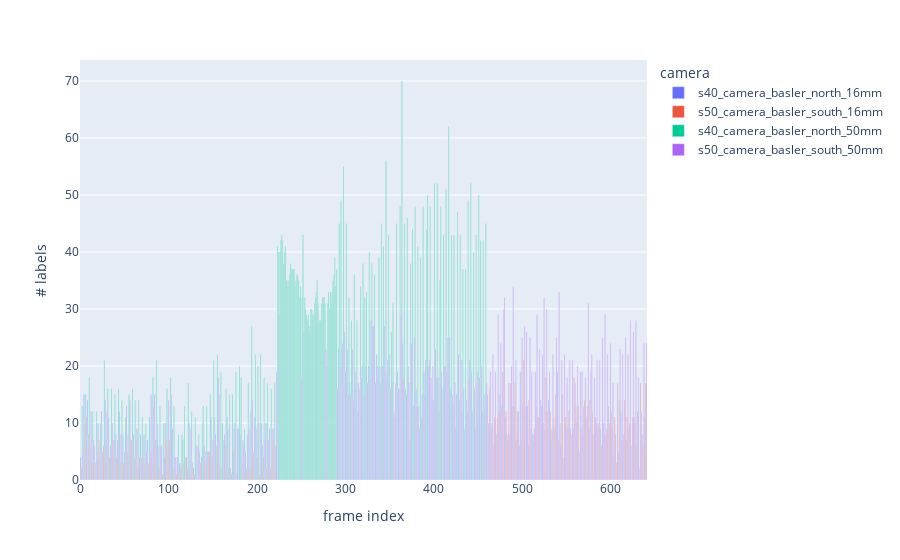

This figure's notebook cell:
### Code cell
# Number of labeled vehicles per frame.

frames_df = pd.DataFrame(
    {
        'labels': labels_df.frame.value_counts().sort_index(),
        'camera': labels_df.camera.groupby(labels_df.frame).first(),
    }
)

px.bar(
    frames_df,
    y='labels',
    color='camera',
    hover_data=['camera'],
    labels={'index': 'frame index', 'labels': '# labels'},
)

### Figure 1 — Plotly figure (JSON) as saved in the notebook; plotly's stock layout.template omitted (floating-point values rounded to 4 significant figures; data arrays with more than 128 entries replaced by an {"elided": "..."} marker saying what was removed)
{"data": [{"alignmentgroup": "True", "customdata": {"elided": "174x1 str values"}, "hovertemplate": "camera=%{customdata[0]}<br>frame index=%{x}<br># labels=%{y}<extra></extra>", "legendgroup": "s40_camera_basler_north_16mm", "marker": {"color": "#636efa", "pattern": {"shape": ""}}, "name": "s40_camera_basler_north_16mm", "offsetgroup": "s40_camera_basler_north_16mm", "orientation": "v", "showlegend": true, "textposition": "auto", "type": "bar", "x": {"elided": "174 int values"}, "xaxis": "x", "y": {"elided": "174 int values"}, "yaxis": "y"}, {"alignmentgroup": "True", "customdata": [["s50_camera_basler_south_16mm"], ["s50_camera_basler_south_16mm"], ["s50_camera_basler_south_16mm"], ["s50_camera_basler_south_16mm"], ["s50_camera_basler_south_16mm"], ["s50_camera_basler_south_16mm"], ["s50_camera_basler_south_16mm"], ["s50_camera_basler_south_16mm"], ["s50_camera_basler_south_16mm"], ["s50_camera_basler_south_16mm"], ["s50_camera_basler_south_16mm"], ["s50_camera_basler_south_16mm"], ["s50_camera_basler_south_16mm"], ["s50_camera_basler_south_16mm"], ["s50_camera_basler_south_16mm"], ["s50_camera_basler_south_16mm"], ["s50_camera_basler_south_16mm"], ["s50_camera_basler_south_16mm"], ["s50_camera_basler_south_16mm"], ["s50_camera_basler_south_16mm"], ["s50_camera_basler_south_16mm"], ["s50_camera_basler_south_16mm"], ["s50_camera_basler_south_16mm"], ["s50_camera_basler_south_16mm"], ["s50_camera_basler_south_16mm"], ["s50_camera_basler_south_16mm"], ["s50_camera_basler_south_16mm"], ["s50_camera_basler_south_16mm"], ["s50_camera_basler_south_16mm"], ["s50_camera_basler_south_16mm"], ["s50_camera_basler_south_16mm"], ["s50_camera_basler_south_16mm"], ["s50_camera_basler_south_16mm"], ["s50_camera_basler_south_16mm"], ["s50_camera_basler_south_16mm"], ["s50_camera_basler_south_16mm"], ["s50_camera_basler_south_16mm"], ["s50_camera_basler_south_16mm"], ["s50_camera_basler_south_16mm"], ["s50_camera_basler_south_16mm"], ["s50_camera_basler_south_16mm"], ["s50_camera_basler_south_16mm"], ["s50_camera_basler_south_16mm"], ["s50_camera_basler_south_16mm"], ["s50_camera_basler_south_16mm"], ["s50_camera_basler_south_16mm"], ["s50_camera_basler_south_16mm"], ["s50_camera_basler_south_16mm"], ["s50_camera_basler_south_16mm"], ["s50_camera_basler_south_16mm"], ["s50_camera_basler_south_16mm"], ["s50_camera_basler_south_16mm"], ["s50_camera_basler_south_16mm"], ["s50_camera_basler_south_16mm"], ["s50_camera_basler_south_16mm"], ["s50_camera_basler_south_16mm"], ["s50_camera_basler_south_16mm"], ["s50_camera_basler_south_16mm"], ["s50_camera_basler_south_16mm"], ["s50_camera_basler_south_16mm"], ["s50_camera_basler_south_16mm"], ["s50_camera_basler_south_16mm"], ["s50_camera_basler_south_16mm"], ["s50_camera_basler_south_16mm"], ["s50_camera_basler_south_16mm"], ["s50_camera_basler_south_16mm"], ["s50_camera_basler_south_16mm"], ["s50_camera_basler_south_16mm"], ["s50_camera_basler_south_16mm"], ["s50_camera_basler_south_16mm"], ["s50_camera_basler_south_16mm"], ["s50_camera_basler_south_16mm"], ["s50_camera_basler_south_16mm"], ["s50_camera_basler_south_16mm"], ["s50_camera_basler_south_16mm"], ["s50_camera_basler_south_16mm"], ["s50_camera_basler_south_16mm"], ["s50_camera_basler_south_16mm"], ["s50_camera_basler_south_16mm"], ["s50_camera_basler_south_16mm"], ["s50_camera_basler_south_16mm"], ["s50_camera_basler_south_16mm"], ["s50_camera_basler_south_16mm"], ["s50_camera_basler_south_16mm"], ["s50_camera_basler_south_16mm"], ["s50_camera_basler_south_16mm"], ["s50_camera_basler_south_16mm"], ["s50_camera_basler_south_16mm"], ["s50_camera_basler_south_16mm"], ["s50_camera_basler_south_16mm"], ["s50_camera_basler_south_16mm"], ["s50_camera_basler_south_16mm"], ["s50_camera_basler_south_16mm"], ["s50_camera_basler_south_16mm"], ["s50_camera_basler_south_16mm"], ["s50_camera_basler_south_16mm"], ["s50_camera_basler_south_16mm"], ["s50_camera_basler_south_16mm"], ["s50_camera_basler_south_16mm"], ["s50_camera_basler_south_16mm"], ["s50_camera_basler_south_16mm"], ["s50_camera_basler_south_16mm"], ["s50_camera_basler_south_16mm"], ["s50_camera_basler_south_16mm"], ["s50_camera_basler_south_16mm"], ["s50_camera_basler_south_16mm"], ["s50_camera_basler_south_16mm"], ["s50_camera_basler_south_16mm"], ["s50_camera_basler_south_16mm"], ["s50_camera_basler_south_16mm"], ["s50_camera_basler_south_16mm"], ["s50_camera_basler_south_16mm"], ["s50_camera_basler_south_16mm"], ["s50_camera_basler_south_16mm"]], "hovertemplate": "camera=%{customdata[0]}<br>frame index=%{x}<br># labels=%{y}<extra></extra>", "legendgroup": "s50_camera_basler_south_16mm", "marker": {"color": "#EF553B", "pattern": {"shape": ""}}, "name": "s50_camera_basler_south_16mm", "offsetgroup": "s50_camera_basler_south_16mm", "orientation": "v", "showlegend": true, "textposition": "auto", "type": "bar", "x": [1, 5, 9, 13, 17, 21, 25, 29, 33, 37, 41, 45, 49, 53, 57, 61, 65, 69, 73, 77, 81, 85, 89, 93, 97, 101, 105, 109, 113, 117, 120, 124, 128, 136, 141, 145, 149, 154, 158, 160, 164, 168, 173, 177, 183, 188, 192, 196, 200, 203, 207, 211, 215, 219, 463, 466, 469, 472, 474, 478, 482, 484, 487, 489, 492, 495, 499, 502, 504, 508, 510, 514, 516, 519, 524, 527, 529, 532, 536, 538, 541, 543, 546, 549, 553, 556, 559, 561, 564, 567, 571, 574, 577, 580, 583, 587, 590, 593, 596, 599, 601, 605, 607, 610, 613, 616, 619, 622, 625, 627, 630, 634, 637, 640], "xaxis": "x", "y": [2, 10, 8, 3, 3, 7, 5, 6, 4, 7, 4, 3, 3, 5, 7, 4, 2, 4, 3, 3, 4, 7, 2, 1, 7, 7, 2, 1, 2, 3, 4, 1, 2, 3, 3, 5, 4, 6, 2, 2, 6, 2, 5, 1, 3, 2, 2, 5, 4, 1, 4, 2, 2, 7, 16, 10, 11, 11, 12, 19, 12, 7, 17, 13, 17, 12, 7, 21, 13, 14, 9, 9, 13, 11, 10, 18, 12, 12, 11, 15, 7, 10, 15, 11, 12, 8, 18, 13, 13, 9, 14, 13, 14, 12, 11, 10, 6, 8, 9, 10, 12, 11, 3, 14, 7, 14, 11, 10, 11, 11, 6, 17, 6, 17], "yaxis": "y"}, {"alignmentgroup": "True", "customdata": {"elided": "179x1 str values"}, "hovertemplate": "camera=%{customdata[0]}<br>frame index=%{x}<br># labels=%{y}<extra></extra>", "legendgroup": "s40_camera_basler_north_50mm", "marker": {"color": "#00cc96", "pattern": {"shape": ""}}, "name": "s40_camera_basler_north_50mm", "offsetgroup": "s40_camera_basler_north_50mm", "orientation": "v", "showlegend": true, "textposition": "auto", "type": "bar", "x": {"elided": "179 int values"}, "xaxis": "x", "y": {"elided": "179 int values"}, "yaxis": "y"}, {"alignmentgroup": "True", "customdata": {"elided": "174x1 str values"}, "hovertemplate": "camera=%{customdata[0]}<br>frame index=%{x}<br># labels=%{y}<extra></extra>", "legendgroup": "s50_camera_basler_south_50mm", "marker": {"color": "#ab63fa", "pattern": {"shape": ""}}, "name": "s50_camera_basler_south_50mm", "offsetgroup": "s50_camera_basler_south_50mm", "orientation": "v", "showlegend": true, "textposition": "auto", "type": "bar", "x": {"elided": "174 int values"}, "xaxis": "x", "y": {"elided": "174 int values"}, "yaxis": "y"}], "layout": {"barmode": "relative", "legend": {"title": {"text": "camera"}, "tracegroupgap": 0}, "margin": {"t": 60}, "xaxis": {"anchor": "y", "domain": [0, 1], "title": {"text": "frame index"}}, "yaxis": {"anchor": "x", "domain": [0, 1], "title": {"text": "# labels"}}}}
